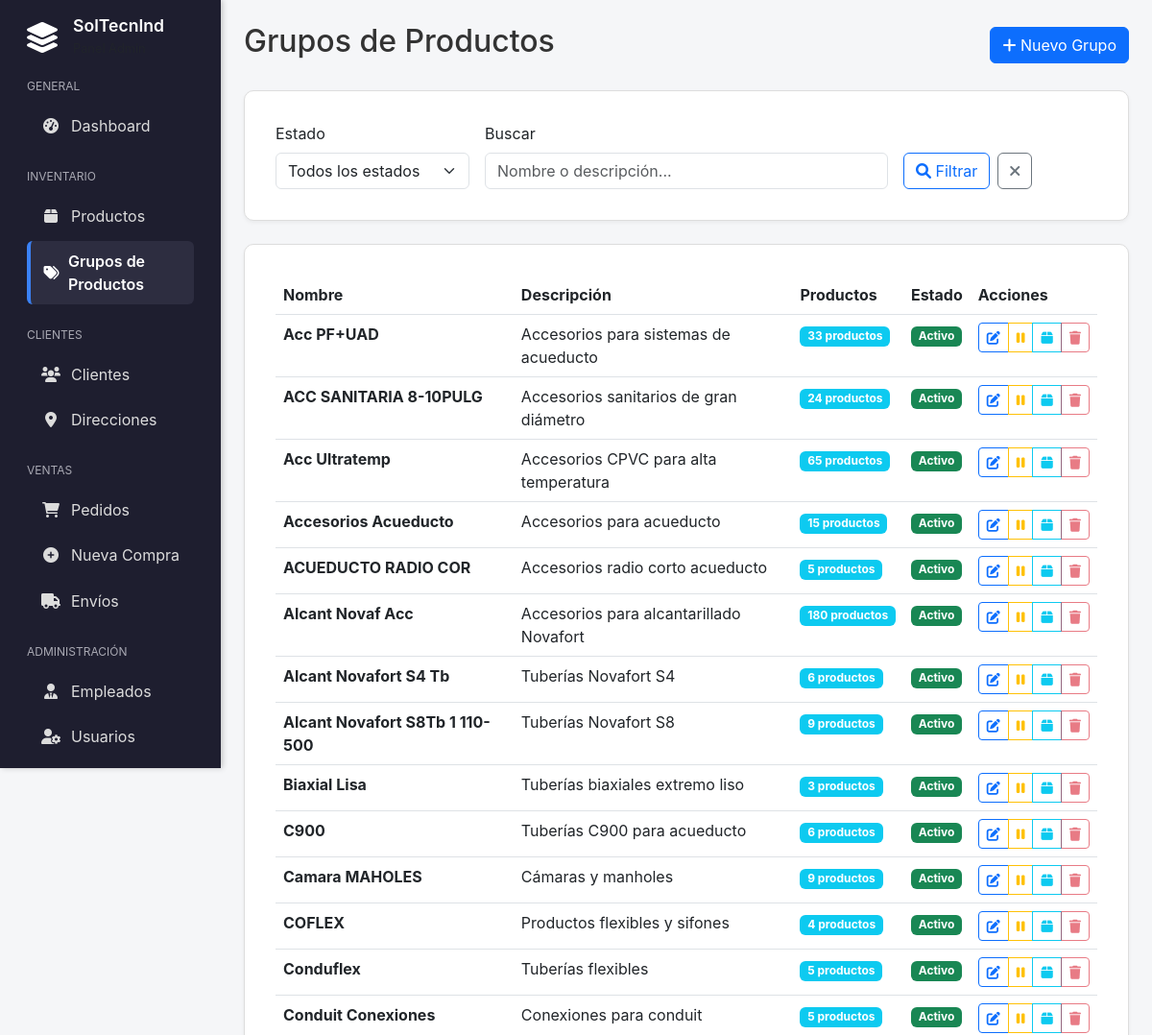
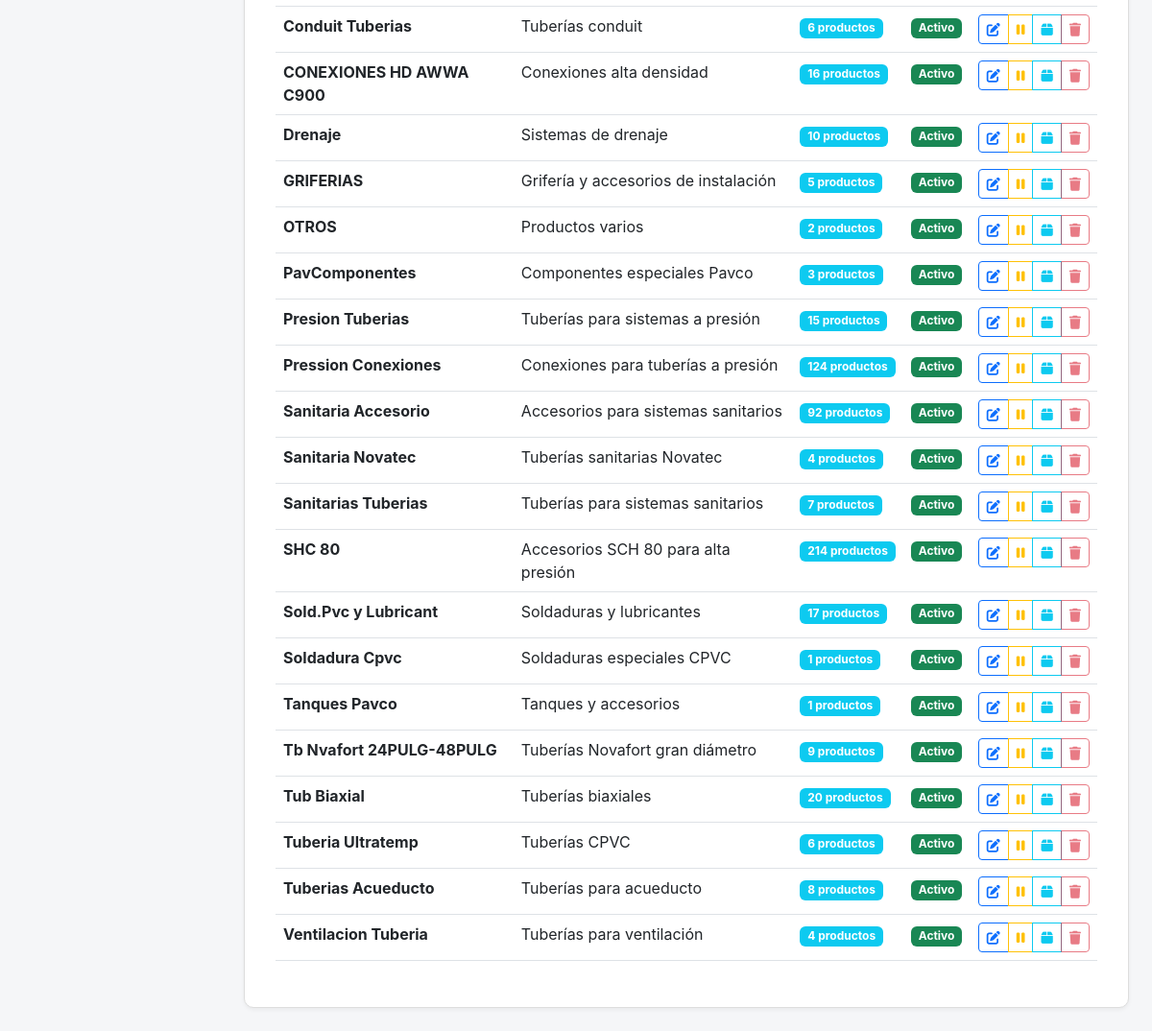
/admin/grupos_productos.php, run on the app's committed database (2 pictures, top to bottom).
### tables this page shows
CREATE TABLE `grupos_productos` (
  `id` int(11) NOT NULL,
  `nombre` varchar(255) NOT NULL,
  `descripcion` text DEFAULT NULL,
  `activo` tinyint(1) DEFAULT 1,
  `created_at` timestamp NOT NULL DEFAULT current_timestamp(),
  `updated_at` timestamp NOT NULL DEFAULT current_timestamp() ON UPDATE current_timestamp()
);

### admin/grupos_productos.php (the view, shortened to what this page needs)
<?php
require_once '../includes/LayoutManager.php';
$pdo = getConnection();
$search = $_GET['search'] ?? '';
$where_conditions = [];
$params = [];
$where_clause = !empty($where_conditions) ? "WHERE " . implode(" AND ", $where_conditions) : "";
$sql = "SELECT gp.*,
               COUNT(p.id) as total_productos
        FROM grupos_productos gp
        LEFT JOIN productos p ON gp.id = p.grupo_id
        {$where_clause}
        GROUP BY gp.id, gp.nombre, gp.descripcion, gp.activo
        ORDER BY gp.nombre ASC";
$stmt = $pdo->prepare($sql);
$stmt->execute($params);
$grupos = $stmt->fetchAll();
?>
<div class="d-flex justify-content-between align-items-center mb-4">
    <h2>Grupos de Productos</h2>
    <button class="btn btn-primary" data-bs-toggle="modal" data-bs-target="#modalGrupo">
        <i class="fas fa-plus"></i> Nuevo Grupo
    </button>
</div>
<div class="card mb-4">
    <div class="card-body">
        <form method="GET" class="row g-3">
            <div class="col-md-3">
                <label for="estado" class="form-label">Estado</label>
                <select class="form-select" id="estado" name="estado">
                    <option value="">Todos los estados</option>
                </select>
            </div>
            <div class="col-md-6">
                <label for="search" class="form-label">Buscar</label>
                <input type="text" class="form-control" id="search" name="search"
                       value="<?php echo htmlspecialchars($search); ?>"
                       placeholder="Nombre o descripción...">
            </div>
            <div class="col-md-3 d-flex align-items-end">
                <button type="submit" class="btn btn-outline-primary me-2">
                    <i class="fas fa-search"></i> Filtrar
                </button>
                <a href="grupos_productos.php" class="btn btn-outline-secondary">
                    <i class="fas fa-times"></i>
                </a>
            </div>
        </form>
    </div>
</div>
<div class="card">
    <div class="card-body">
        <div class="table-responsive">
            <table class="table table-hover">
                <thead>
                    <tr>
                        <th>Nombre</th>
                        <th>Descripción</th>
                        <th>Productos</th>
                        <th>Estado</th>
                        <th>Acciones</th>
                    </tr>
                </thead>
                <tbody>
                    <?php if (empty($grupos)): ?>
                        <tr>
                            <td colspan="6" class="text-center text-muted py-4">
                                No se encontraron grupos de productos
                            </td>
                        </tr>
                    <?php else: ?>
                        <?php foreach ($grupos as $grupo): ?>
                        <tr>
                            <td>
                                <strong><?php echo htmlspecialchars($grupo['nombre']); ?></strong>
                            </td>
                            <td>
                                <?php echo htmlspecialchars($grupo['descripcion']); ?>
                            </td>
                            <td>
                                <span class="badge bg-info"><?php echo $grupo['total_productos']; ?> productos</span>
                            </td>
                            <td>
                                <?php if ($grupo['activo']): ?>
                                    <span class="badge bg-success">Activo</span>
                                <?php else: ?>
                                    <span class="badge bg-secondary">Inactivo</span>
                                <?php endif; ?>
                            </td>
                            <td>
                                <div class="btn-group btn-group-sm">
                                    <button class="btn btn-outline-primary" onclick="editarGrupo(<?php echo htmlspecialchars(json_encode($grupo)); ?>)">
                                        <i class="fas fa-edit"></i>
                                    </button>
                                    <button class="btn btn-outline-<?php echo $grupo['activo'] ? 'warning' : 'success'; ?>"
                                            onclick="toggleActivo(<?php echo $grupo['id']; ?>)">
                                        <i class="fas fa-<?php echo $grupo['activo'] ? 'pause' : 'play'; ?>"></i>
                                    </button>
                                    <a href="productos.php?grupo=<?php echo $grupo['id']; ?>" class="btn btn-outline-info">
                                        <i class="fas fa-box"></i>
                                    </a>
                                    <?php if ($grupo['total_productos'] == 0): ?>
                                        <button class="btn btn-outline-danger" onclick="eliminarGrupo(<?php echo $grupo['id']; ?>)">
                                            <i class="fas fa-trash"></i>
                                        </button>
                                    <?php else: ?>
                                        <button class="btn btn-outline-danger" disabled title="No se puede eliminar, tiene productos asociados">
                                            <i class="fas fa-trash"></i>
                                        </button>
                                    <?php endif; ?>
                                </div>
                            </td>
                        </tr>
                        <?php endforeach; ?>
                    <?php endif; ?>
                </tbody>
            </table>
        </div>
    </div>
</div>

### data on the page
grupos_productos: nombre "Acc PF+UAD", descripcion "Accesorios para sistemas de acueducto", total_productos "33", activo "Activo"
grupos_productos: nombre "ACC SANITARIA 8-10PULG", descripcion "Accesorios sanitarios de gran diámetro", total_productos "24", activo "Activo"
grupos_productos: nombre "Acc Ultratemp", descripcion "Accesorios CPVC para alta temperatura", total_productos "65", activo "Activo"
grupos_productos: nombre "Accesorios Acueducto", descripcion "Accesorios para acueducto", total_productos "15", activo "Activo"
grupos_productos: nombre "ACUEDUCTO RADIO COR", descripcion "Accesorios radio corto acueducto", total_productos "5", activo "Activo"
grupos_productos: nombre "Alcant Novaf Acc", descripcion "Accesorios para alcantarillado Novafort", total_productos "180", activo "Activo"
grupos_productos: nombre "Alcant Novafort S4 Tb", descripcion "Tuberías Novafort S4", total_productos "6", activo "Activo"
grupos_productos: nombre "Alcant Novafort S8Tb 1 110-500", descripcion "Tuberías Novafort S8", total_productos "9", activo "Activo"
grupos_productos: nombre "Biaxial Lisa", descripcion "Tuberías biaxiales extremo liso", total_productos "3", activo "Activo"
grupos_productos: nombre "C900", descripcion "Tuberías C900 para acueducto", total_productos "6", activo "Activo"
grupos_productos: nombre "Camara MAHOLES", descripcion "Cámaras y manholes", total_productos "9", activo "Activo"
grupos_productos: nombre "COFLEX", descripcion "Productos flexibles y sifones", total_productos "4", activo "Activo"
grupos_productos: nombre "Conduflex", descripcion "Tuberías flexibles", total_productos "5", activo "Activo"
grupos_productos: nombre "Conduit Conexiones", descripcion "Conexiones para conduit", total_productos "5", activo "Activo"
grupos_productos: nombre "Conduit Tuberias", descripcion "Tuberías conduit", total_productos "6", activo "Activo"
grupos_productos: nombre "CONEXIONES HD AWWA C900", descripcion "Conexiones alta densidad", total_productos "16", activo "Activo"
grupos_productos: nombre "Drenaje", descripcion "Sistemas de drenaje", total_productos "10", activo "Activo"
grupos_productos: nombre "GRIFERIAS", descripcion "Grifería y accesorios de instalación", total_productos "5", activo "Activo"
grupos_productos: nombre "OTROS", descripcion "Productos varios", total_productos "2", activo "Activo"
grupos_productos: nombre "PavComponentes", descripcion "Componentes especiales Pavco", total_productos "3", activo "Activo"
grupos_productos: nombre "Presion Tuberias", descripcion "Tuberías para sistemas a presión", total_productos "15", activo "Activo"
grupos_productos: nombre "Pression Conexiones", descripcion "Conexiones para tuberías a presión", total_productos "124", activo "Activo"
grupos_productos: nombre "Sanitaria Accesorio", descripcion "Accesorios para sistemas sanitarios", total_productos "92", activo "Activo"
grupos_productos: nombre "Sanitaria Novatec", descripcion "Tuberías sanitarias Novatec", total_productos "4", activo "Activo"
grupos_productos: nombre "Sanitarias Tuberias", descripcion "Tuberías para sistemas sanitarios", total_productos "7", activo "Activo"
grupos_productos: nombre "SHC 80", descripcion "Accesorios SCH 80 para alta presión", total_productos "214", activo "Activo"
grupos_productos: nombre "Sold.Pvc y Lubricant", descripcion "Soldaduras y lubricantes", total_productos "17", activo "Activo"
grupos_productos: nombre "Soldadura Cpvc", descripcion "Soldaduras especiales CPVC", total_productos "1", activo "Activo"
grupos_productos: nombre "Tanques Pavco", descripcion "Tanques y accesorios", total_productos "1", activo "Activo"
grupos_productos: nombre "Tb Nvafort 24PULG-48PULG", descripcion "Tuberías Novafort gran diámetro", total_productos "9", activo "Activo"
grupos_productos: nombre "Tub Biaxial", descripcion "Tuberías biaxiales", total_productos "20", activo "Activo"
grupos_productos: nombre "Tuberia Ultratemp", descripcion "Tuberías CPVC", total_productos "6", activo "Activo"
grupos_productos: nombre "Tuberias Acueducto", descripcion "Tuberías para acueducto", total_productos "8", activo "Activo"
grupos_productos: nombre "Ventilacion Tuberia", descripcion "Tuberías para ventilación", total_productos "4", activo "Activo"

### other printed values
$config['title'] "SolTecnInd"
$cat "GENERAL"
$item['text'] "Dashboard"
$cat "INVENTARIO"
$item['text'] "Productos"
$item['text'] "Grupos de Productos"
$cat "CLIENTES"
$item['text'] "Clientes"
$item['text'] "Direcciones"
$cat "VENTAS"
$item['text'] "Pedidos"
$item['text'] "Nueva Compra"
$item['text'] "Envíos"
$cat "ADMINISTRACIÓN"
$item['text'] "Empleados"
